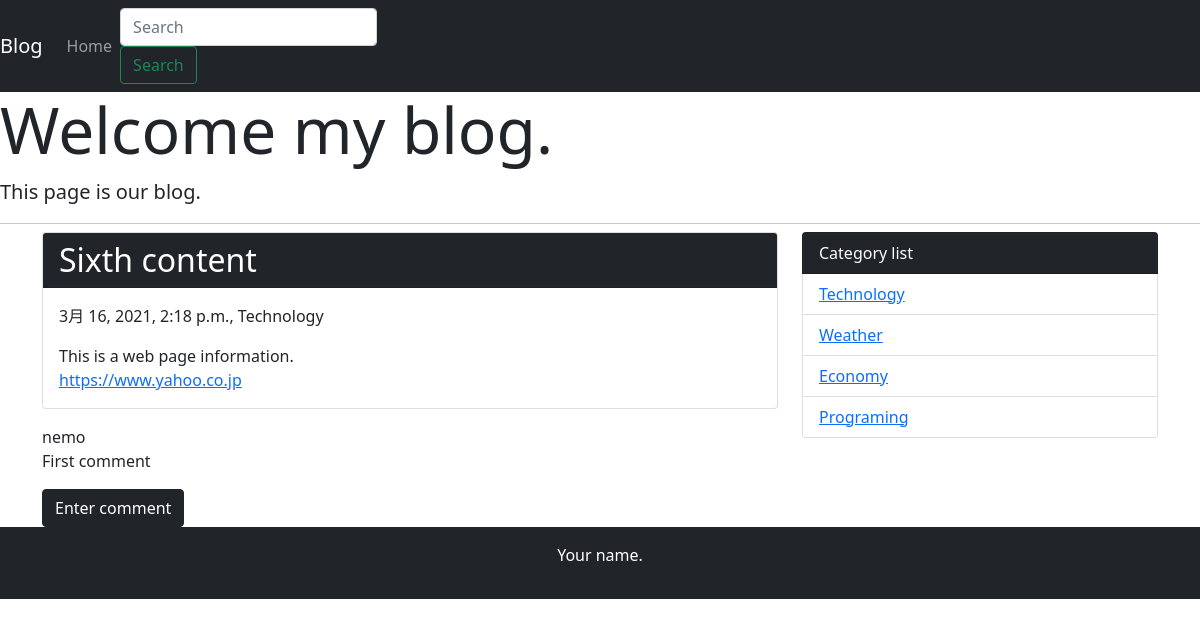
Page /detail/6/ on the earlier database version.
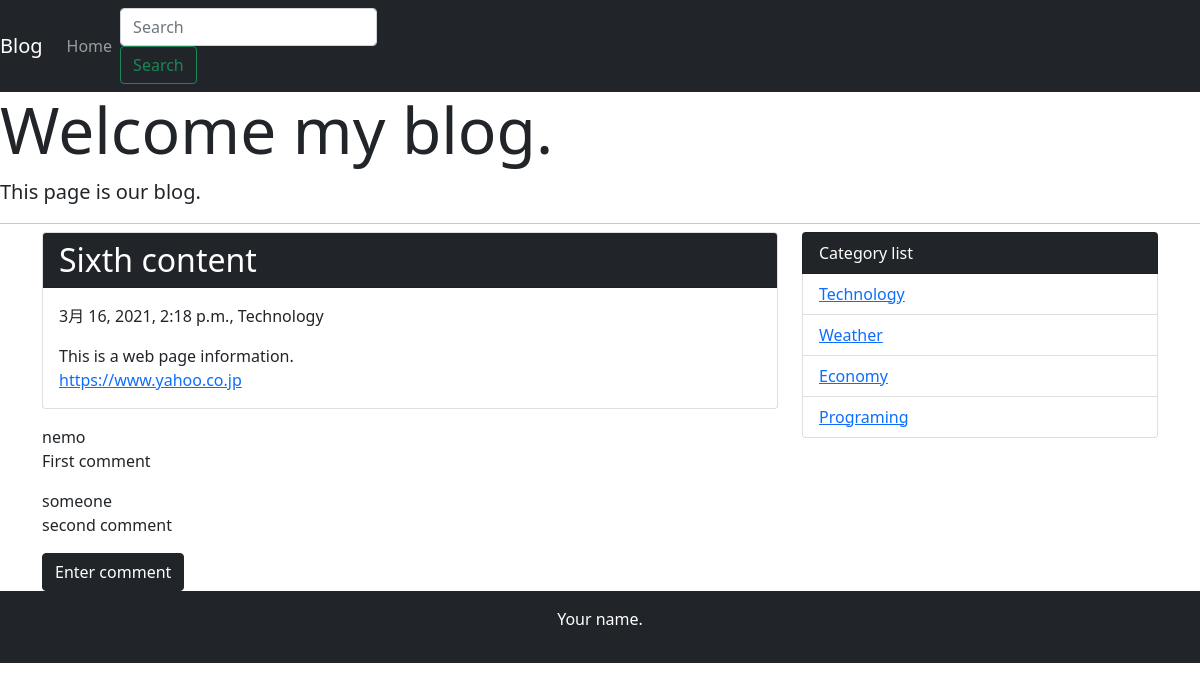
Same page on the later database version.
### blog/models.py (models this page shows, shortened)
class Comment(models.Model):
    name = models.CharField('name', max_length=30, default='nemo')
    text = models.TextField('text')
    post = models.ForeignKey(Post, verbose_name='linkedcontent', on_delete=models.PROTECT)
    created_at = models.DateTimeField('created_date', default=timezone.now)

class Category(models.Model):
    name = models.CharField('category_name', max_length=255)
    created_at = models.DateTimeField('created_date', default=timezone.now)
    def __str__(self):
        return self.name

### blog/views.py (the view)
# urls.py: path('detail/<int:pk>/', views.DetailView.as_view(), name='detail'),
class DetailView(generic.DetailView):
    model = Post

### blog/context_process.py (called while the page is built)
def common(request):
    context = {
        'category_list': Category.objects.all(),
    }
    return context

### blog/templates/blog/post_detail.html
{% extends 'blog/base.html' %}
{% block content %}
<div class="card mb-3">
    <h2 class="card-header bg-dark text-white">{{ post.title }}</h2>
    <div class="card-body">
        <p>{{ post.created_at }}, {{ post.category }}</p>
        {{ post.text | linebreaksbr | urlize }}
    </div>
</div>
{% for comment in post.comment_set.all %}
<p>
    {{ comment.name}}<br>
    {{ comment.text | linebreaksbr }}
</p>
{% endfor %}
<a class="btn btn-dark" href="{% url 'blog:comment' post.pk %}">Enter comment</a>
{% endblock content %}

### blog/templates/blog/base.html (shortened to what this page needs)
<!doctype html>
<html lang="ja">
  <head>
    <link href="https://cdn.jsdelivr.net/npm/bootstrap@5.0.0-beta2/dist/css/bootstrap.min.css" rel="stylesheet">
  </head>
  <body>
    <nav class="navbar navbar-expand-lg navbar-dark bg-dark">
      <a class="navbar-brand" href="#">Blog</a>
      <div class="collapse navbar-collapse" id="navbarSupportedContent">
        <ul class="navbar-nav mr-auto">
          <li class="nav-item active">
            <a class="nav-link" href="{% url 'blog:index' %}">Home</a>
          </li>
        </ul>
        <form class="form-inline my-2 my-lg-0" method="GET" action="{% url 'blog:index' %}">
          <input class="form-control mr-sm-2" type="text" placeholder="Search" aria-label="Search" name='search-key'>
          <button class="btn btn-outline-success .my-2 my-sm-0" type="submit">Search</button>
        </form>
      </div>
    </nav>
      <div class="jumbotron">
        <h1 class="display-3">Welcome my blog.</h1>
        <p class="lead">This page is our blog.</p>
        <hr class="my-2">
      </div>
      <div class="container">
        <div class="row">
          <div class="col-md-8">
            {% block content %}
            {% endblock content %}
          </div>
          <div class="col-md-4">
            <ul class="list-group">
              <li class="list-group-item bg-dark text-white">Category list</li>
              {% for category in category_list %}
                <li class="list-group-item"><a href="{% url 'blog:category' category.pk %}">{{ category }}</a></li>
              {% endfor %}
            </ul>
          </div>
        </div>
      </div>
      <footer class="bg-dark text-white text-center py-3">
        <p>Your name.</p>
      </footer>
  </body>
</html>

Differences in the rows shown:
added Comment: name "someone", text "second comment"
